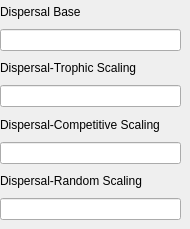
          <widget class="QWidget" name="page_9">
           <widget class="QWidget" name="layoutWidget_19">
            <property name="geometry">
             <rect>
              <x>0</x>
              <y>0</y>
              <width>181</width>
              <height>220</height>
             </rect>
            </property>
            <layout class="QVBoxLayout" name="verticalLayout_27">
             <item>
              <widget class="QLabel" name="label_38">
               <property name="text">
                <string>Dispersal Base</string>
               </property>
               <property name="alignment">
                <set>Qt::AlignLeading|Qt::AlignLeft|Qt::AlignVCenter</set>
               </property>
              </widget>
             </item>
             <item>
              <widget class="QLineEdit" name="m_Input_2"/>
             </item>
             <item>
              <widget class="QLabel" name="label_39">
               <property name="text">
                <string>Dispersal-Trophic Scaling</string>
               </property>
               <property name="alignment">
                <set>Qt::AlignLeading|Qt::AlignLeft|Qt::AlignVCenter</set>
               </property>
              </widget>
             </item>
             <item>
              <widget class="QLineEdit" name="m_Trophic_Input_2"/>
             </item>
             <item>
              <widget class="QLabel" name="label_40">
               <property name="text">
                <string>Dispersal-Competitive Scaling</string>
               </property>
               <property name="alignment">
                <set>Qt::AlignLeading|Qt::AlignLeft|Qt::AlignVCenter</set>
               </property>
              </widget>
             </item>
             <item>
              <widget class="QLineEdit" name="m_Competitive_Input_2"/>
             </item>
             <item>
              <widget class="QLabel" name="label_41">
               <property name="text">
                <string>&lt;html&gt;&lt;head/&gt;&lt;body&gt;&lt;p&gt;Dispersal-Random Scaling&lt;/p&gt;&lt;/body&gt;&lt;/html&gt;</string>
               </property>
               <property name="alignment">
                <set>Qt::AlignLeading|Qt::AlignLeft|Qt::AlignVCenter</set>
               </property>
              </widget>
             </item>
             <item>
              <widget class="QLineEdit" name="m_Random_Input_2"/>
             </item>
            </layout>
           </widget>
          </widget>
